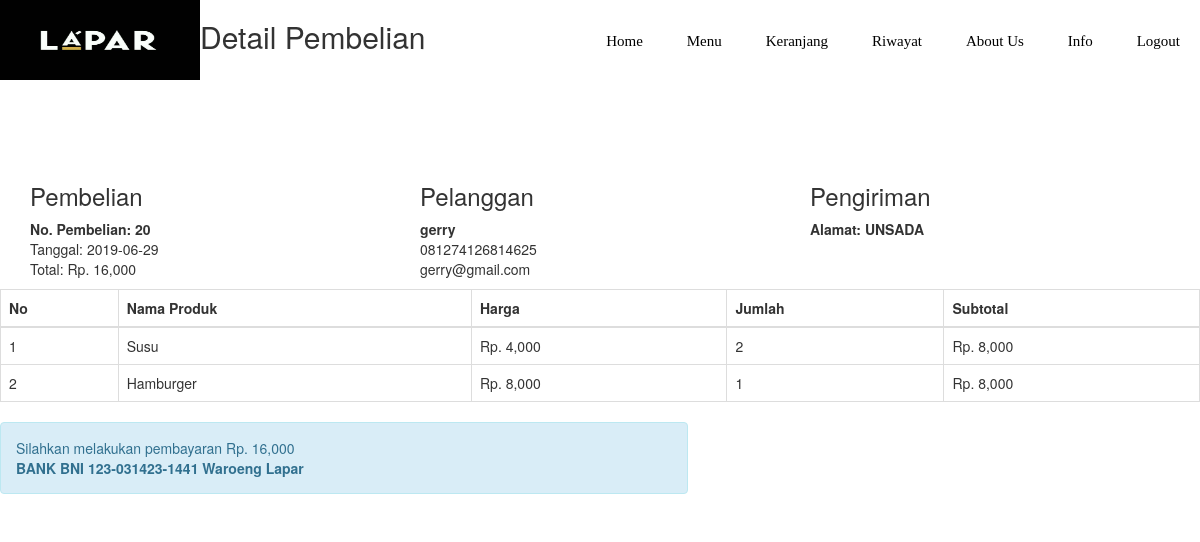
Screenshot of /nota.php?id=20 (signed in) with the database file from the repository.
### tables this page shows
CREATE TABLE `pembelian` (
  `id_pembelian` int(11) NOT NULL,
  `id_pelanggan` int(11) NOT NULL,
  `tanggal_pembelian` date NOT NULL,
  `total_pembelian` varchar(50) NOT NULL,
  `alamat_pengiriman` text NOT NULL,
  `status_pembelian` varchar(100) NOT NULL DEFAULT 'pending'
);

CREATE TABLE `pelanggan` (
  `id_pelanggan` int(11) NOT NULL,
  `nama_pelanggan` varchar(100) NOT NULL,
  `email_pelanggan` varchar(100) NOT NULL,
  `password_pelanggan` varchar(100) NOT NULL,
  `telepon_pelanggan` varchar(25) NOT NULL,
  `alamat_pelanggan` text NOT NULL
);

CREATE TABLE `pembelian_produk` (
  `id_pembelian_produk` int(11) NOT NULL,
  `id_pembelian` int(11) NOT NULL,
  `id_produk` int(11) NOT NULL,
  `jumlah` int(11) NOT NULL,
  `nama` varchar(100) NOT NULL,
  `harga` int(11) NOT NULL,
  `subharga` int(11) NOT NULL
);

### nota.php (the view, shortened to what this page needs)
<?php
include 'koneksi.php';
?>
<!DOCTYPE html>
<html>
<head>
	<link rel="stylesheet" type="text/css" href="admin/assets/css/bootstrap4.css">
</head>
<body>
<header>
    <div class="woy">
      <div class="logo">
        <img src="lapar.jpeg">
      </div>
      <ul class="main-nav">
        <li><a href="home.php">Home</a></li>
        <li><a href="food.php">Menu</a></li>
        <li><a href="keranjang.php">Keranjang</a></li>
        <?php if (isset($_SESSION["pelanggan"])): ?>
        <li><a href="riwayat.php">Riwayat</a></li>
        <?php endif ?>
        <li><a href="about.php">About Us</a></li>
        <li><a href="info.php">Info</a></li>
        <li><a href="out.php">Logout</a></li>
      </ul>
      <section class="konten">
      	<div class="container">
      		<h2>Detail Pembelian</h2>
      		<br><br><br><br><br>
<?php
$ambil = $koneksi->query("SELECT * FROM pembelian JOIN pelanggan ON pembelian.id_pelanggan=pelanggan.id_pelanggan WHERE pembelian.id_pembelian='$_GET[id]'");
$detail = $ambil->fetch_assoc();
?>
<div class="row">
	<div class="col-md-4">
		<h3>Pembelian</h3>
		<strong>No. Pembelian: <?php echo $detail['id_pembelian'] ?></strong><br>
		Tanggal: <?php echo $detail['tanggal_pembelian']; ?><br>
		Total: Rp. <?php echo number_format($detail['total_pembelian']) ?>
	</div>
		<div class="col-md-4">
			<h3>Pelanggan</h3>
			<strong><?php echo $detail['nama_pelanggan']; ?></strong><br>
			<p>
			<?php echo $detail['telepon_pelanggan']; ?> <br>
			<?php echo $detail['email_pelanggan']; ?>
			</p>
		</div>
		<div class="col-md-4">
		<h3>Pengiriman</h3>
		<Strong>
Alamat: <?php echo $detail['alamat_pengiriman'] ?></Strong>
		</div>
	</div>
</div>
<table class="table table-bordered">
	<thead>
		<tr>
			<th>No</th>
			<th>Nama Produk</th>
			<th>Harga</th>
			<th>Jumlah</th>
			<th>Subtotal</th>
		</tr>
	</thead>
	<tbody>
		<?php $nomor=1; ?>
		<?php $ambil=$koneksi->query("SELECT * FROM pembelian_produk WHERE id_pembelian='$_GET[id]'"); ?>
		<?php while ($pecah=$ambil->fetch_assoc()){ ?>
		<tr>
			<td><?php echo $nomor; ?></td>
			<td><?php echo $pecah['nama']; ?></td>
			<td>Rp. <?php echo number_format($pecah['harga']); ?></td>
			<td><?php echo $pecah['jumlah']; ?></td>
			<td>Rp. <?php echo number_format($pecah['subharga']); ?></td>
		</tr>
		<?php $nomor++; ?>
		<?php } ?>
	</tbody>
</table>
<div class="row">
	<div class="col-md-7">
		<div class="alert alert-info">
			<p>
				Silahkan melakukan pembayaran Rp. <?php echo number_format($detail['total_pembelian']) ;?> <br>
				<strong>BANK BNI 123-031423-1441 Waroeng Lapar</strong>
			</p>
		</div>
	</div>
</div>
      	</div>
</body>
</html>

### rows the page displays
pembelian: id_pembelian "20", tanggal_pembelian "2019-06-29", total_pembelian "16,000", id_pelanggan.nama_pelanggan "gerry", id_pelanggan.telepon_pelanggan "081274126814625", id_pelanggan.email_pelanggan "gerry@gmail.com", alamat_pengiriman "UNSADA"
pembelian_produk: nama "Susu", harga "4,000", jumlah "2", subharga "8,000"
pembelian_produk: nama "Hamburger", harga "8,000", jumlah "1", subharga "8,000"
